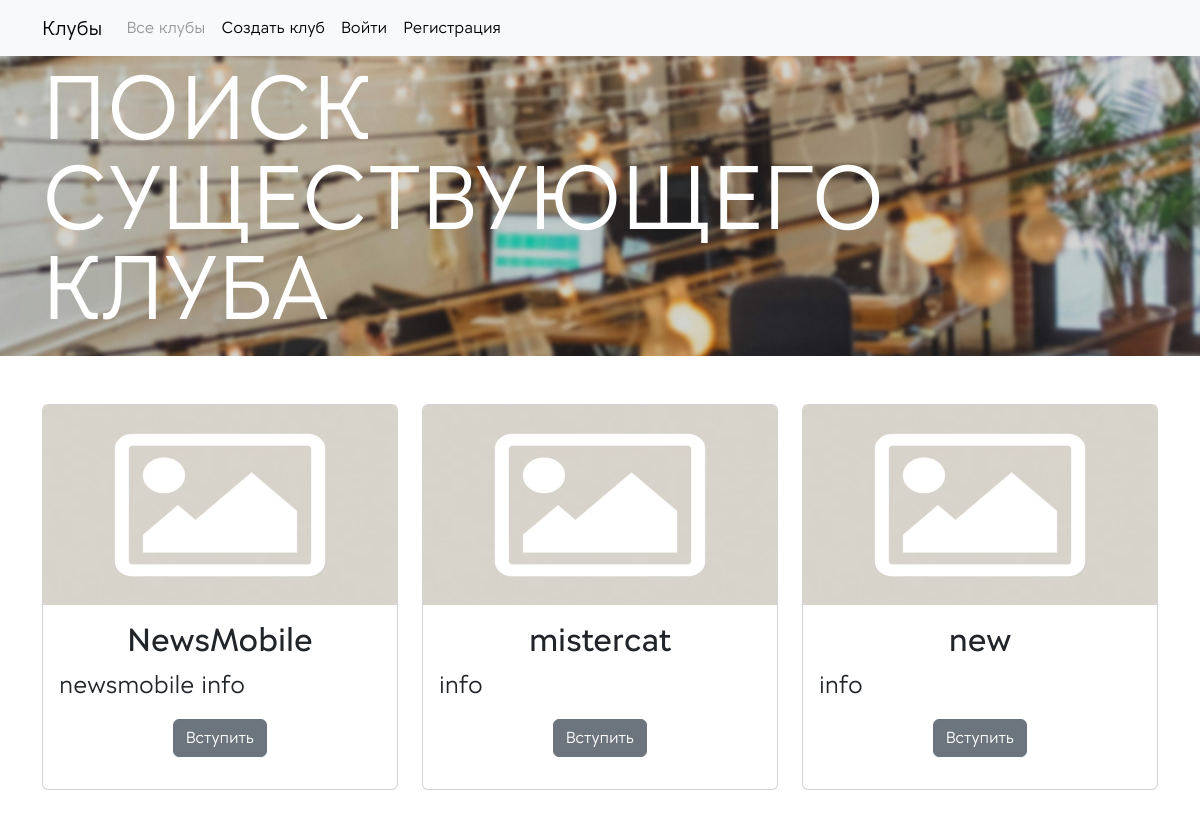
The page /list-clubs/ (signed in) on the database its author committed.
### app_clubs/models.py (models this page shows, shortened)
class BaseModel(models.Model):
    format_choices = [
        ("Онлайн", "Онлайн"),
        ("Офлайн", "Офлайн"),
    ]
    title = models.CharField(max_length=64, verbose_name='Заголовок')
    slug = models.SlugField(max_length=128, db_index=True, null=False, blank=True, unique=True)
    club = models.ForeignKey("Club", on_delete=models.SET_NULL, null=True, blank=True)
    class Meta:
        abstract = True

class Club(BaseModel):
    club = None
    admins = models.ManyToManyField(get_user_model(), related_name='clubsadmins')
    not_approved = models.ManyToManyField(get_user_model(), related_name='notapproved')
    description = models.TextField(blank=True, null=True, verbose_name='Информация о клубе')
    moderate = models.BooleanField(default=False)
    class Meta:
        verbose_name_plural = 'Клубы'

### app_clubs/views.py (the view)
# urls.py: path('list-clubs/', views.ListClubs.as_view(), name='list_clubs'),
class ListClubs(LoginRequiredMixin, DataMixin, ListView):
    context_object_name = 'clubs'
    model = Club
    template_name = 'app_clubs/list_clubs.html'
    item_selected = 'list_clubs'

### app_clubs/context_processors.py (called while the page is built)
def context_navbar(request):
    return {'logo': 'Клубы', 'main_page_url': reverse_lazy('app_clubs:home_page'), 'menu_navbar': navbar}

### app_clubs/templatetags/club_tags.py (called while the page is built)
@register.inclusion_tag('app_clubs/base/main_img.html')
def show_main_img(height_img, title=None):
    context = {
        'height_img': height_img,
    }
    if title:
        context['title'] = title
    return context

### app_clubs/templates/app_clubs/list_clubs.html
{% extends 'app_clubs/base/base.html' %}
{% load static %}
{% load club_tags %}
{% block content %}
    {% show_main_img '300' 'ПОИСК СУЩЕСТВУЮЩЕГО КЛУБА' %}
    <br><br>
    <div class="container">
        <div class="row row-cols-1 row-cols-md-3 g-4">
            {% for club in clubs %}
                <div class="col">
                    <div class="card h-100">
                        <img style="height: 200px; overflow: hidden !important;" src="{% static 'app_clubs/images/no_photo.avif' %}" class="card-img-top">
                        <div class="card-body">
                            <h2 class="card-title text-center">{{ club.title }}</h2>
                            <p class="card-text" style="font-size: 24px">{{ club.description }}</p>
                            <p class="text-center">
                                <a href="{% url 'app_clubs:join_club' club.slug %}" class="btn btn-secondary">Вступить</a>
                            </p>
                        </div>
                    </div>
                </div>
            {% endfor %}
        </div>
    </div>
    <br><br><br><br><br>
{% endblock %}

### app_clubs/templates/app_clubs/base/base.html (shortened to what this page needs)
{% load static %}
<!DOCTYPE html>
<html lang="en">
<head>
    <link type="text/css" href="{% static 'app_clubs/styles/main.css' %}" rel="stylesheet"/>
    <link rel="stylesheet" href="https://cdn.jsdelivr.net/npm/bootstrap-icons@1.11.3/font/bootstrap-icons.min.css">
    <link href="https://cdn.jsdelivr.net/npm/bootstrap@5.3.2/dist/css/bootstrap.min.css" rel="stylesheet"
>
    {% load crispy_forms_tags %}
</head>
<body>
{% include 'app_clubs/base/navbar.html' %}
{% block content %}
{% endblock %}
</body>
</html>

### app_clubs/templates/app_clubs/base/navbar.html (shortened to what this page needs)
<nav class="navbar navbar-expand-lg bg-body-tertiary">
    <div class="container">
        <a class="navbar-brand" href="{{ main_page_url }}">{{ logo }}</a>
        <div class="collapse navbar-collapse" id="navbarSupportedContent">
            <ul class="navbar-nav me-auto mb-2 mb-lg-0">
                {% for item in menu_navbar %}
                    {% if item.selected == item_selected %}
                        <li class="nav-item">
                            <a class="nav-link active" aria-current="page" href="{{ item.url }}" style="color: #989898 !important;">{{ item.name }}</a>
                        </li>
                    {% else %}
                        <li class="nav-item">
                            <a class="nav-link active" aria-current="page" href="{{ item.url }}">{{ item.name }}</a>
                        </li>
                    {% endif %}
                {% endfor %}
            </ul>
        </div>
    </div>
</nav>

### app_clubs/templates/app_clubs/base/main_img.html
{% load static %}
<div class="container-photo"
     style="height:{{ height_img }}px; background-image: url('{% static 'app_clubs/images/main_page.png' %}') !important; width: 100%">
    <div style="" class="container-photo-text container">
        {% if title %}
            <p class="" style="font-weight: 400; line-height: 1;">{{ title }}</p>
        {% else %}
            <p class="" style="font-weight: 400; line-height: 1;">Помогаем <br> организовывать <br> клубную<br>
                деятельность</p>
        {% endif %}
    </div>
</div>

### app_clubs/static/app_clubs/styles/main.css (style rules this page uses)
.container-photo { width: 100% !important; background-position: center !important; background-size: cover !important; background-attachment: fixed !important; color: #FFFFFF; display: flex; align-items: center; }
.container-photo-text { width: 50%; font-size: 90px; }

### rows shown on the page
Club: title "NewsMobile", description "newsmobile info"
Club: title "mistercat", description "info"
Club: title "new", description "info"

### other values the page prints
{{ logo }} "Клубы"
{{ item.name }} "Все клубы"
{{ item.name }} "Создать клуб" "Войти" "Регистрация"
{{ title }} "ПОИСК СУЩЕСТВУЮЩЕГО КЛУБА"
